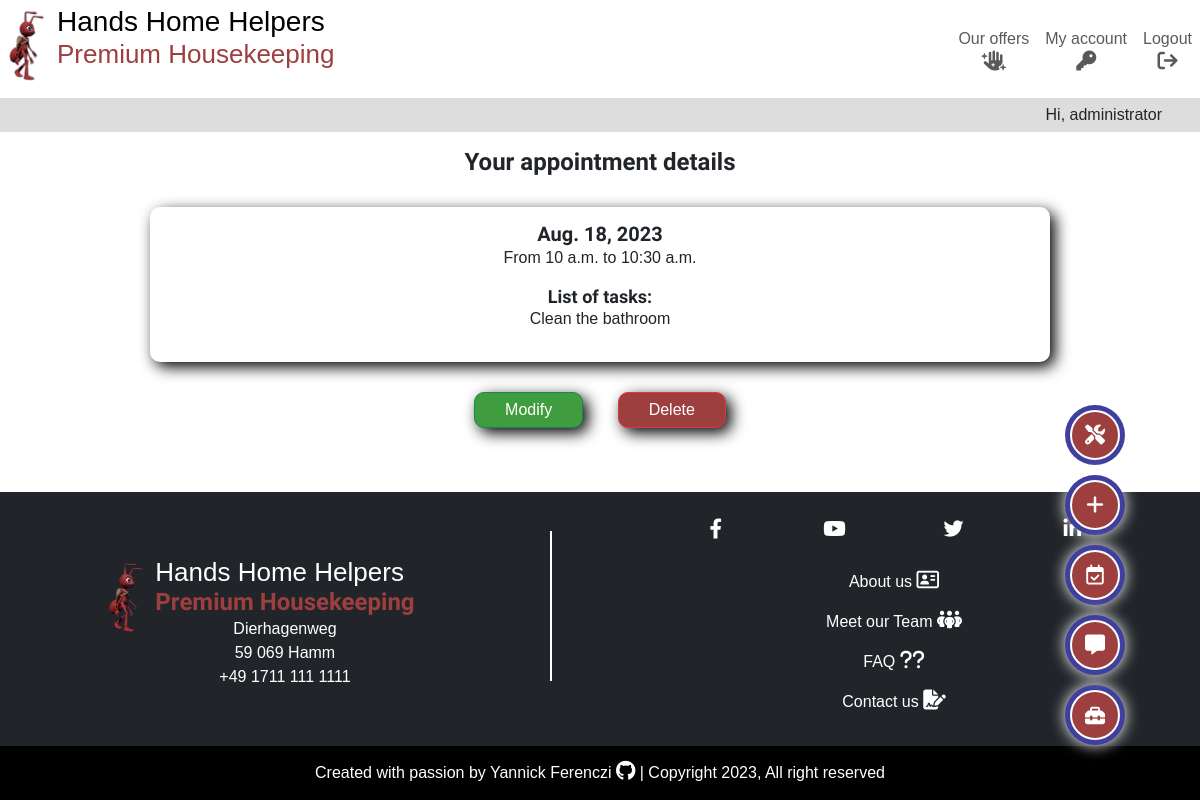
/appointments/appointment_detail/21 (signed in), run on an earlier commit of the app's database.
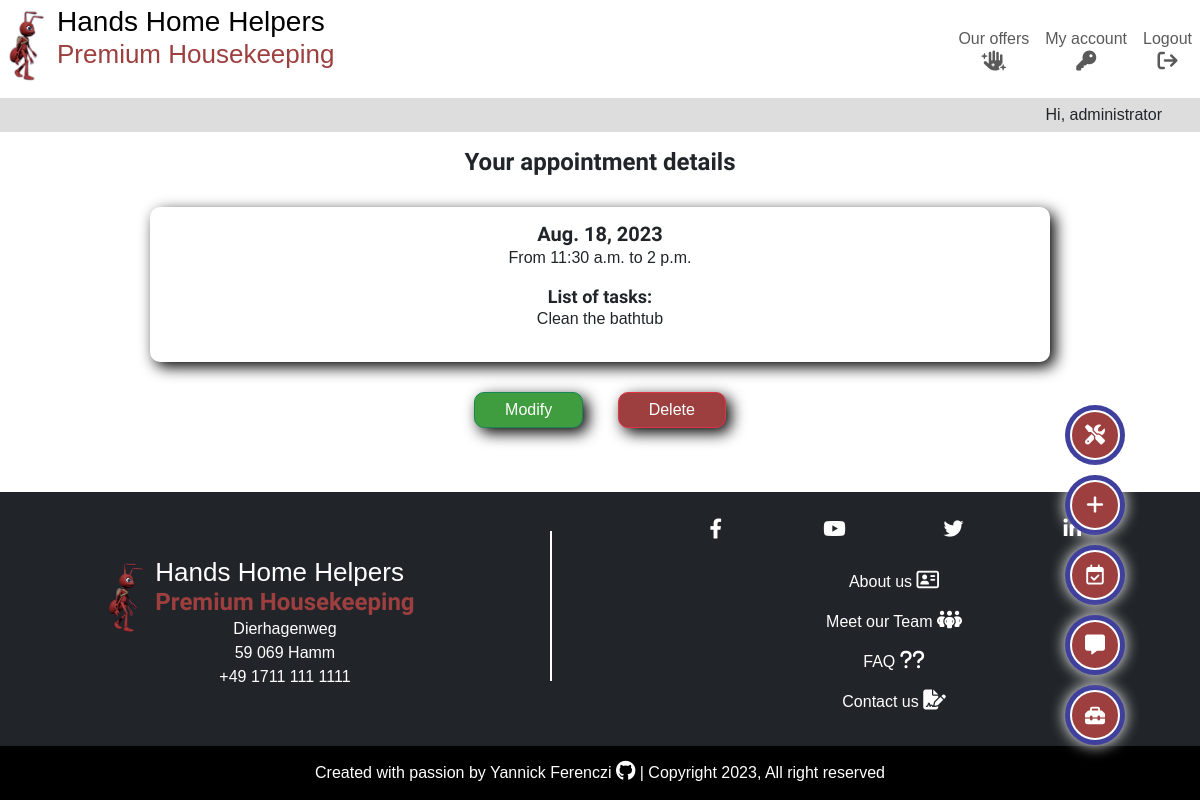
And on a later commit of the database.
### appointments/models.py (models this page shows, shortened)
class Appointment(models.Model):
    POSSIBLE_TIME = [
        (time.fromisoformat("07:00"), "7:00"),
        (time.fromisoformat("07:30"), "7:30"),
        (time.fromisoformat("08:00"), "8:00"),
        (time.fromisoformat("08:30"), "8:30"),
        (time.fromisoformat("09:00"), "9:00"),
        (time.fromisoformat("09:30"), "9:30"),
        (time.fromisoformat("10:00"), "10:00"),
        (time.fromisoformat("10:30"), "10:30"),
        (time.fromisoformat("11:00"), "11:00"),
        (time.fromisoformat("11:30"), "11:30"),
        (time.fromisoformat("12:00"), "12:00"),
        (time.fromisoformat("12:30"), "12:30"),
        (time.fromisoformat("13:00"), "13:00"),
        (time.fromisoformat("13:30"), "13:30"),
        (time.fromisoformat("14:00"), "14:00"),
        (time.fromisoformat("14:30"), "14:30"),
        (time.fromisoformat("15:00"), "15:00"),
        (time.fromisoformat("15:30"), "15:30"),
        (time.fromisoformat("16:00"), "16:00"),
        (time.fromisoformat("16:30"), "16:30"),
        (time.fromisoformat("17:00"), "17:00"),
        (time.fromisoformat("17:30"), "17:30"),
        (time.fromisoformat("18:00"), "18:00"),
        (time.fromisoformat("18:30"), "18:30"),
        (time.fromisoformat("19:00"), "19:00"),
    ]
    appointment_owner = models.ForeignKey(
        User,
        on_delete=models.CASCADE,
        related_name="appointment_owner",
    )
    appointment_day = models.DateField(verbose_name="Day of appointment")
    appointment_start_time = models.TimeField(
        choices=POSSIBLE_TIME, verbose_name="Starting time")
    appointment_end_time = models.TimeField(
        choices=POSSIBLE_TIME,
        verbose_name="Ending time"
    )
    appointment_tasks = models.ManyToManyField(
        Task,
        related_name="associated_tasks",
    )

### tasks/models.py (models this page shows, shortened)
class Task(models.Model):
    CATEGORIES = [
        ("Gardening", "Gardening"),
        ("Cleaning", "Cleaning"),
        ("Garden patch", "Garden patch"),
        ("Swimming pool", "Swimming pool"),
        ("Renovation and repair", "Renovation and repair"),
        ("Home care", "Home care"),
    ]
    name = models.CharField(max_length=250, )
    done = models.BooleanField(default=False)
    owner = models.ForeignKey(
        User,
        on_delete=models.CASCADE,
        related_name="task_owner",
    )
    created_on = models.DateField(auto_now_add=True)
    category = models.CharField(
        max_length=50,
        choices=CATEGORIES,
        default="CLEANING",
    )
    repeat = models.BooleanField(default=False)
    employee = models.ForeignKey(
        Employee,
        on_delete=models.PROTECT,
        related_name="employees",
        blank=True,
        null=True,
    )
    comment = models.CharField(max_length=250, blank=True, null=True)
    class Meta:
        ordering = ["-created_on"]
    def __str__(self):
        return self.name

### appointments/views.py (the view)
class AppointmentDetailView(LoginRequiredMixin, generic.DetailView):
    model = Appointment
    template_name = "appointments/appointment_detail.html"
    context_object_name = "appointment"

### appointments/templates/appointments/appointment_detail.html (shortened to what this page needs)
{% extends "base.html" %}
{% load static %}
{% block content %}
<h3>Your appointment details</h3>
<div class="custom-form">
    <h5 class="centered-content">{{ appointment.appointment_day }}</h5>
    <div class="centered-content">
        <p>From {{ appointment.appointment_start_time }} to {{ appointment.appointment_end_time }}</p>
    </div>
    <div>
        <h6>List of tasks:</h6>
        <ul>
            {% for task in appointment.appointment_tasks.all %}
            <li>{{ task }}</li>
            {% endfor %}
        </ul>
    </div>
</div>
<div class="centered-content">
    <div class="d-inline-block">
        <a class="form-btn btn btn-success" href="{% url 'update_appointment' appointment.pk %}">Modify</a>
    </div>
    <div class="d-inline-block">
        <a class="form-btn btn btn-danger" href="{% url 'delete_appointment' appointment.pk %}">Delete</a>
    </div>
</div>
{% endblock content %}

What changed in the data, as far as the page shows it:
changed Appointment: appointment_start_time "10 a.m." → "11:30 a.m."; appointment_end_time "10:30 a.m." → "2 p.m."
changed Task: name "Clean the bathroom" → "Clean the bathtub"
